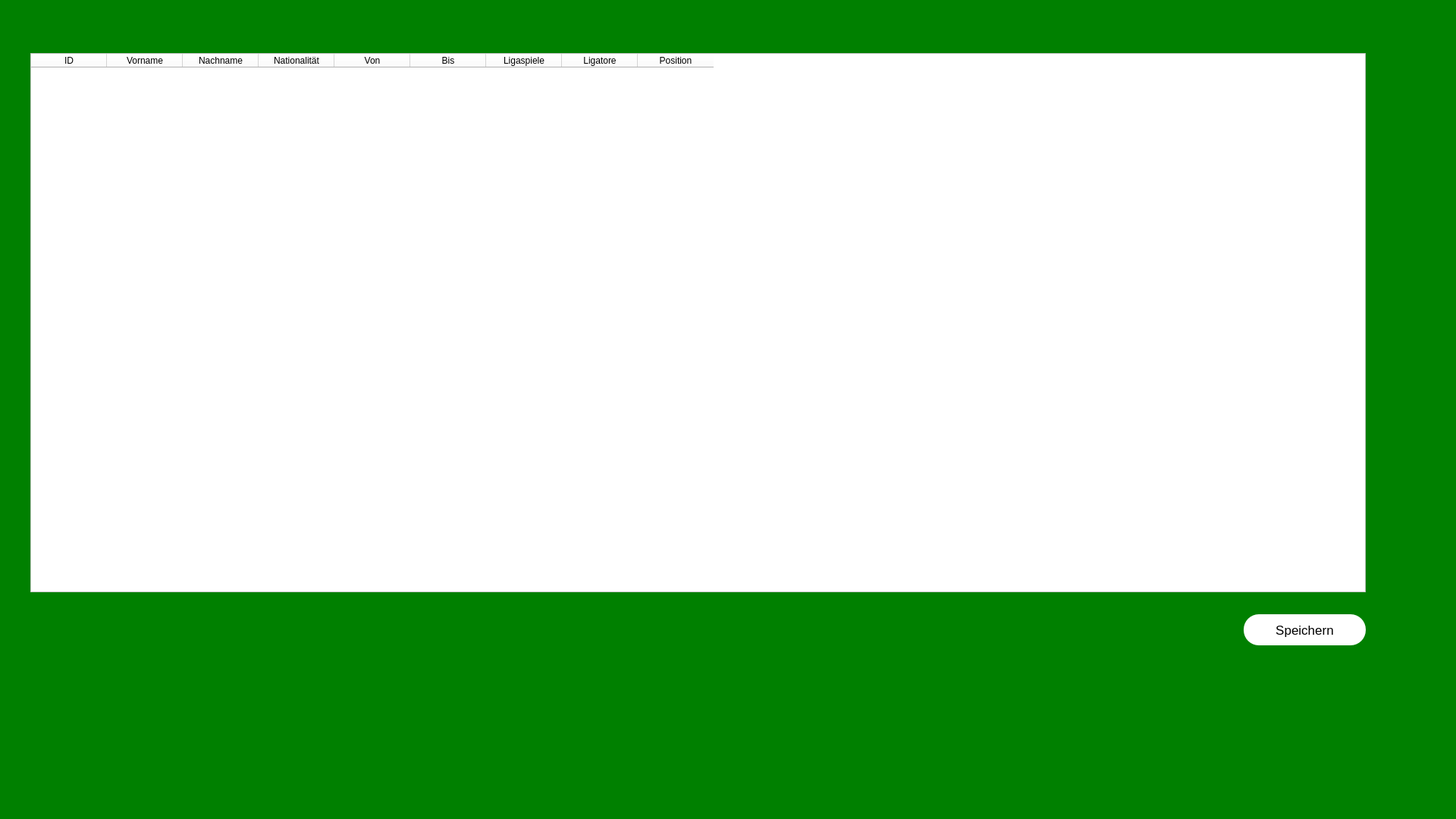
<?xml version="1.0" encoding="UTF-8"?>
<ui version="4.0">
 <class>SpielerWindow</class>
 <widget class="QMainWindow" name="SpielerWindow">
  <property name="geometry">
   <rect>
    <x>0</x>
    <y>0</y>
    <width>1920</width>
    <height>1080</height>
   </rect>
  </property>
  <property name="windowTitle">
   <string>SpielerWindow</string>
  </property>
  <property name="windowIcon">
   <iconset>
    <normalon>logo.bmp</normalon>
   </iconset>
  </property>
  <property name="styleSheet">
   <string notr="true">background-color:green;</string>
  </property>
  <widget class="QWidget" name="centralwidget">
   <widget class="QTableWidget" name="spielerTbl">
    <property name="geometry">
     <rect>
      <x>40</x>
      <y>70</y>
      <width>1761</width>
      <height>711</height>
     </rect>
    </property>
    <property name="styleSheet">
     <string notr="true">font: 12pt &quot;Segoe UI&quot;;background-color:white;</string>
    </property>
    <column>
     <property name="text">
      <string>ID</string>
     </property>
    </column>
    <column>
     <property name="text">
      <string>Vorname</string>
     </property>
    </column>
    <column>
     <property name="text">
      <string>Nachname</string>
     </property>
    </column>
    <column>
     <property name="text">
      <string>Nationalität</string>
     </property>
    </column>
    <column>
     <property name="text">
      <string>Von</string>
     </property>
    </column>
    <column>
     <property name="text">
      <string>Bis</string>
     </property>
    </column>
    <column>
     <property name="text">
      <string>Ligaspiele</string>
     </property>
    </column>
    <column>
     <property name="text">
      <string>Ligatore</string>
     </property>
    </column>
    <column>
     <property name="text">
      <string>Position</string>
     </property>
    </column>
   </widget>
   <widget class="QPushButton" name="saveBtn">
    <property name="geometry">
     <rect>
      <x>1640</x>
      <y>810</y>
      <width>161</width>
      <height>41</height>
     </rect>
    </property>
    <property name="font">
     <font>
      <pointsize>13</pointsize>
     </font>
    </property>
    <property name="styleSheet">
     <string notr="true">background-color:white; border-radius:20px;</string>
    </property>
    <property name="text">
     <string>Speichern</string>
    </property>
   </widget>
  </widget>
  <widget class="QStatusBar" name="statusbar"/>
 </widget>
 <resources/>
 <connections/>
</ui>
